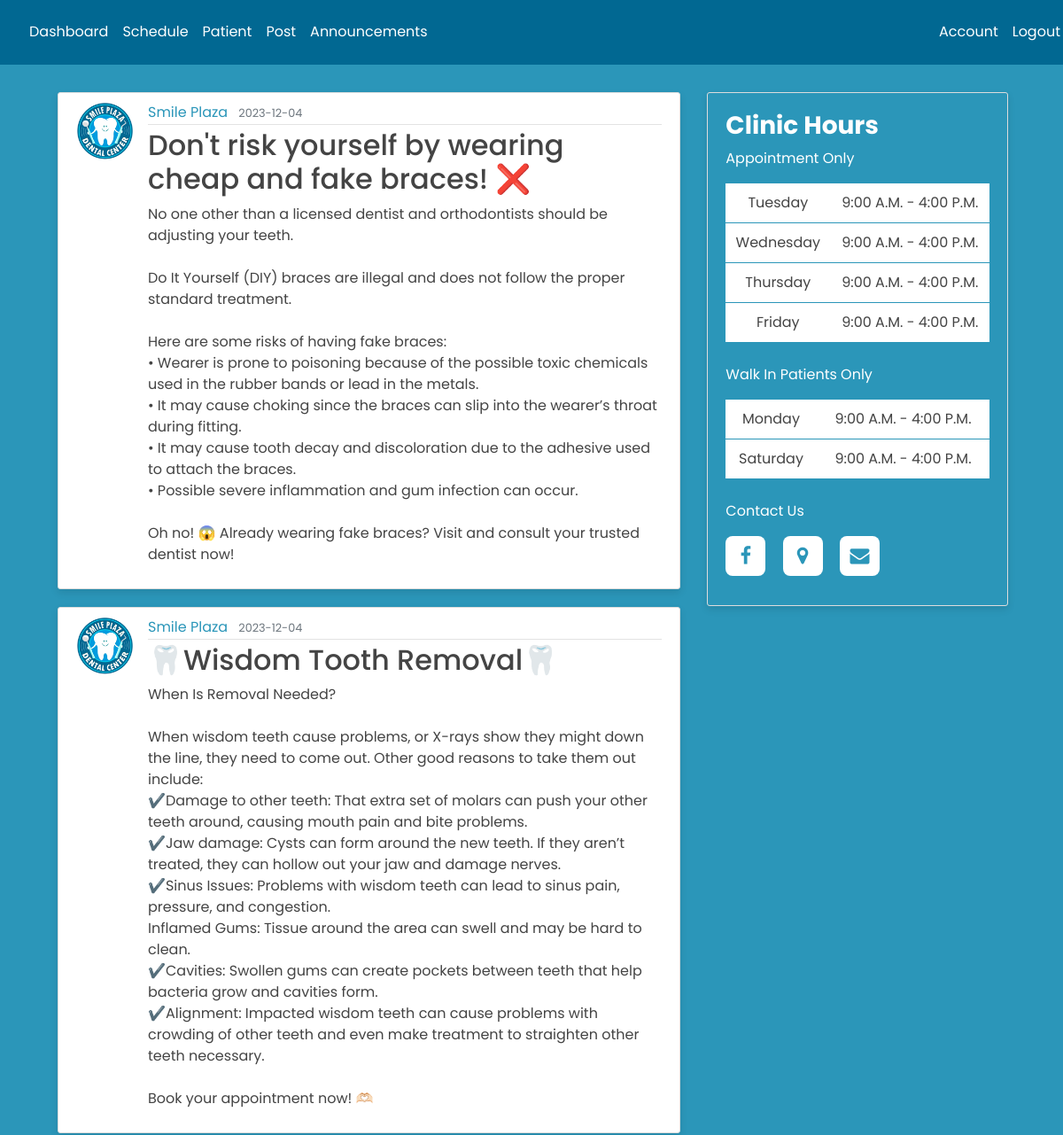
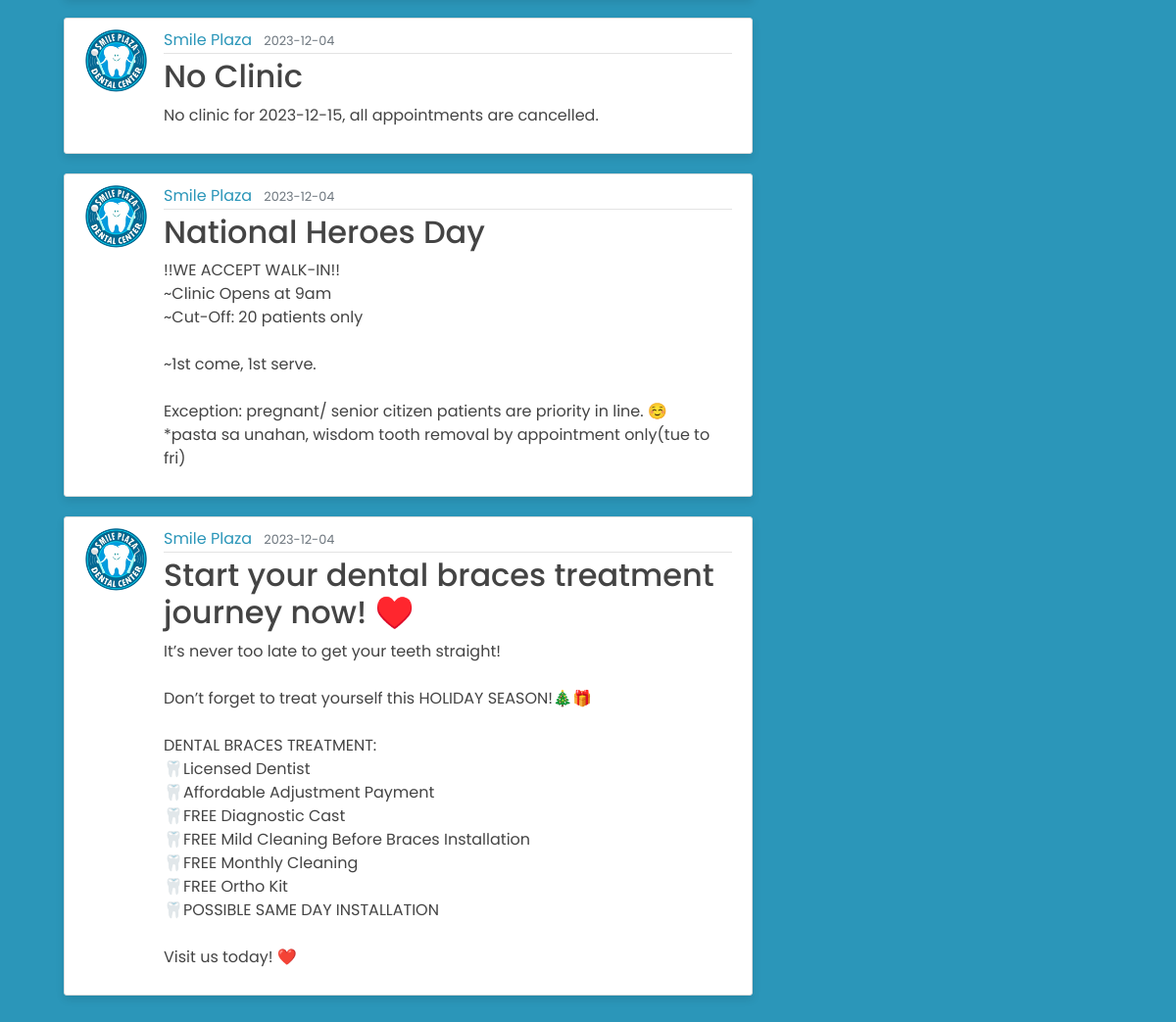
Page /admin_announcement (signed in) on the committed database (2 pictures, top to bottom).
### main/models.py (models this page shows, shortened)
class Post(db.Model):
    id = db.Column(db.Integer, primary_key=True)
    title = db.Column(db.String(100), nullable=False)
    date_posted = db.Column(db.DateTime, nullable=False, default=datetime.utcnow)
    content = db.Column(db.Text, nullable=False)
    user_id = db.Column(db.Integer, db.ForeignKey('user.id'), nullable=False)

class User(db.Model, UserMixin):
    id = db.Column(db.Integer, primary_key=True)
    FName = db.Column(db.String(30), nullable=False)
    MidName = db.Column(db.String(30), nullable=True)
    LName = db.Column(db.String(30), nullable=False)
    gender = db.Column(db.String(10), nullable=False)
    birthday = db.Column(db.String(8), nullable=False)
    age = db.Column(db.Integer, nullable=False)
    contact = db.Column(db.String(30), unique=True, nullable=False)
    address = db.Column(db.String(100), nullable=False)
    username = db.Column(db.String(20), unique=True, nullable=False)
    email = db.Column(db.String(120), unique=True, nullable=False)
    image_file = db.Column(db.String(20), nullable=False, default='default.jpg')
    password = db.Column(db.String(60), nullable=False)
    posts = db.relationship('Post', backref='author', lazy=True)

### main/main1/routes.py (the view)
@main1.route("/admin_announcement")
@login_required
def admin_announcement():
    if current_user.id == 1:
        page = request.args.get('page', 1, type=int)
        posts = Post.query.order_by(Post.date_posted.desc()).paginate(page=page, per_page=5)
        return render_template('admin_announcement.html', title='Announcement', posts=posts)

### main/models.py (called while the page is built)
@login_manager.user_loader
def load_user(user_id):
    return User.query.get(int(user_id))

### main/templates/admin_announcement.html (shortened to what this page needs)
{% if current_user.is_authenticated %}
  {% if current_user.id == 1 %}
    {% extends "admin_nav.html" %}
  {% endif %}
{% endif %}
{% block content %}
  <body style="background-color: #2b96b9;">
    <div class="admin_announcement" style="width: 1100px; ">
      <div class="row mx-auto" style="width: 1100px;">
        <div class="col-md-8">
          {% for post in posts.items %}
          <fieldset>
            <article class="media content-section" style="box-shadow: 0 4px 8px rgba(0, 0, 0, 0.1);">
              <img class="rounded-circle article-img mb-auto" src="{{ url_for('static', filename = 'profile_pics/' + post.author.image_file) }}">
              <div class="media-body">
                <div class="article-metadata">
                  <a class="mr-2">{{ post.author.username }}</a>
                  <small class="text-muted">{{ post.date_posted.strftime('%Y-%m-%d') }}</small>
                </div>
                  <h2><a class="article-title" href="{{ url_for('posts.post', post_id=post.id) }}">{{ post.title }}</a></h2>
                  <p class="article-content">{{ post.content }}</p>
              </div>
            </article>
          </fieldset>
          {% endfor %}
        </div>
        <div class="col-md-4">
          <div class="content-section clinic-hours" style="width: 340px; height: 580px; box-shadow: 0 4px 8px rgba(0, 0, 0, 0.1);">
            <h3>Clinic Hours</h3>
            <p class="clinic-hrs-txt">Appointment Only</p>
            <table>
              <tr>
                <td>Tuesday</td>
                <td>9:00 A.M. - 4:00 P.M.</td>
              </tr>
              <tr>
                <td>Wednesday</td>
                <td>9:00 A.M. - 4:00 P.M.</td>
              </tr>
              <tr>
                <td>Thursday</td>
                <td>9:00 A.M. - 4:00 P.M.</td>
              </tr>
              <tr>
                <td>Friday</td>
                <td>9:00 A.M. - 4:00 P.M.</td>
            </tr>
            </table>
            <br>
            <p class="clinic-hrs-txt">Walk In Patients Only</p>
            <table>
              <tr>
                <td>Monday</td>
                <td>9:00 A.M. - 4:00 P.M.</td>
              </tr>
              <tr>
                <td>Saturday</td>
                <td>9:00 A.M. - 4:00 P.M.</td>
              </tr>
            </table>
            <br>
            <p class="clinic-hrs-txt">Contact Us</p>
            <div class="contact-icons">
              <a href="https://www.facebook.com/smileplazaDC" target="_blank"><i class='fa fa-facebook-f' ></i></a>
              <a href="https://maps.app.goo.gl/792nLswoVTeMA8ZG7" target = "_blank"><i class='fa fa-map-marker' ></i></a>
              <a href="#contact" target = "_blank"><i class='fa fa-envelope'></i></a>
            </div>
          </div>
        </div>
      </div>
    </div>
  </body>
{% endblock content %}

### main/static/nav.css (style rules this page uses)
* { font-family: 'Poppins', 'Sans-serif'; }
:root { --first-color: #2b96b9; --second-color: #000; --third-color: #b9f1ee; --fourth-color: #1ccae5; --main-color: #056892; --bg-color: #fff; --text-color: #000; --big-font: 5rem; --h2-font: 3rem; --p-font: 1.1rem; }
body { background: #fafafa; color: var(--first-color); margin-top: 5rem; }
.content-section { padding-top: 10%; }
h1, h2, h3, h4, h5, h6 { color: var(--text-color); }
.content-section { align-items: center; background: #ffffff; padding: 10px 20px; border: 1px solid #dddddd; border-radius: 3px; margin-bottom: 20px; }
.article-title { color: #444444; }
.article-content { white-space: pre-line; }
.article-img { height: 65px; width: 65px; margin-right: 16px; }
.article-metadata { padding-bottom: 1px; margin-bottom: 4px; border-bottom: 1px solid #e3e3e3 }
p.article-content { color: #444; }
.container .row .col-md-4 .content-section h3 { font-weight: bold; }
.container .content-section h3 { color: #fff; }
.clinic-hrs-txt { color: #fff; }
.clinic-hours { background-color: #2b96b9; padding: 20px; }
.content-section .contact-icons i { height: 45px; width: 45px; background: var(--bg-color); color: var(--first-color); font-size: 22px; display: inline-flex; align-items: center; justify-content: center; border-radius: 8px; margin-right: 15px; transition: all .45s ease; }
table { border-radius: 4px; border-collapse: collapse; width: 100%; background-color: #fff; }
td { border-bottom: 1px solid #2b96b9; padding: 8px; color: #444444; }
table { width: 100%; border-collapse: collapse; text-align: center; max-height: 100px; background-color: #ccc; }
tr { border-bottom: 1px solid #f1f1f1; }
td,th { border: collapse; padding-block: 10px; }

### rows in the picture
Post: image_file (picture), author.username "Smile Plaza", date_posted "2023-12-04", title "Don't risk yourself by wearing cheap and fake braces! ❌", content "No one other than a licensed dentist and orthodontists should be adjusting your teeth. Do It Yourself (DIY) braces are illegal and does not follow the proper standard treatment. Here are some risks of having fake braces: • Wearer is prone to poisoning because of the possible toxic chemicals used in the rubber bands or lead in the metals. • It may cause choking since the braces can slip into the wearer’s throat during fitting. • It may cause tooth decay and discoloration due to the adhesive used to attach the braces. • Possible severe inflammation and gum infection can occur. Oh no! 😱 Already wearing fake braces? Visit and consult your trusted dentist now!"
Post: image_file (picture), author.username "Smile Plaza", date_posted "2023-12-04", title "🦷Wisdom Tooth Removal🦷", content "When Is Removal Needed? When wisdom teeth cause problems, or X-rays show they might down the line, they need to come out. Other good reasons to take them out include: ✔️Damage to other teeth: That extra set of molars can push your other teeth around, causing mouth pain and bite problems. ✔️Jaw damage: Cysts can form around the new teeth. If they aren’t treated, they can hollow out your jaw and damage nerves. ✔️Sinus Issues: Problems with wisdom teeth can lead to sinus pain, pressure, and congestion. Inflamed Gums: Tissue around the area can swell and may be hard to clean. ✔️Cavities: Swollen gums can create pockets between teeth that help bacteria grow and cavities form. ✔️Alignment:…"
Post: image_file (picture), author.username "Smile Plaza", date_posted "2023-12-04", title "No Clinic", content "No clinic for 2023-12-15, all appointments are cancelled."
Post: image_file (picture), author.username "Smile Plaza", date_posted "2023-12-04", title "National Heroes Day", content "!!WE ACCEPT WALK-IN!! ~Clinic Opens at 9am ~Cut-Off: 20 patients only ~1st come, 1st serve. Exception: pregnant/ senior citizen patients are priority in line. ☺️ *pasta sa unahan, wisdom tooth removal by appointment only(tue to fri)"
Post: image_file (picture), author.username "Smile Plaza", date_posted "2023-12-04", title "Start your dental braces treatment journey now! ♥️", content "It’s never too late to get your teeth straight! Don’t forget to treat yourself this HOLIDAY SEASON!🎄🎁 DENTAL BRACES TREATMENT: 🦷Licensed Dentist 🦷Affordable Adjustment Payment 🦷FREE Diagnostic Cast 🦷FREE Mild Cleaning Before Braces Installation 🦷FREE Monthly Cleaning 🦷FREE Ortho Kit 🦷POSSIBLE SAME DAY INSTALLATION Visit us today! ❤️"
